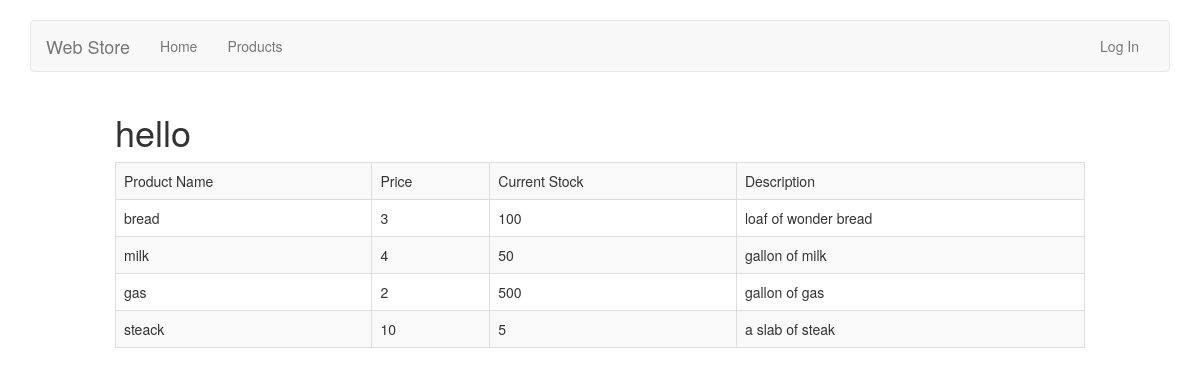
/product, run on an earlier commit of the app's database.
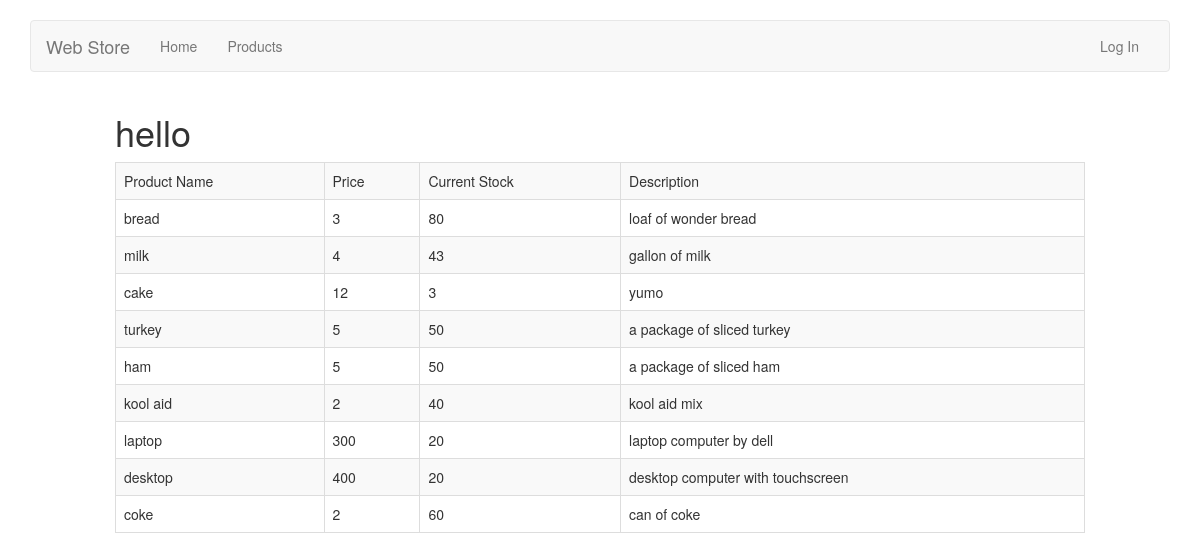
And on a later commit of the database.
### product/models.py (models this page shows)
class CreateProduct(models.Model):
	id = models.AutoField(primary_key=True)
	name = models.CharField(max_length=100)
	price = models.IntegerField()
	stock = models.IntegerField()
	description = models.TextField()
	active = models.BooleanField(default=True)

### product/views.py (the view, shortened to what this page needs)
# urls.py: url(r'^product', 'product.views.product', name = 'product'),
def product(request):
	title = 'welcome'
	queryset = CreateProduct.objects.filter(active=True)
	form = SearchProductForm(request.POST or None)
	context = {
		"title": title,
		"queryset": queryset,
		"form": form,
	}
	return render(request, "product.html", context)

### templates/product.html
{% extends 'base.html' %}
{% block content %}
<div class="col-xs-10 col-xs-offset-1">
	<h1> hello </h1>
	<table class='table table-striped table-bordered table-hover'>
		<tr><td>Product Name</td><td>Price</td><td>Current Stock</td><td>Description</td></tr>
	{% for obj in queryset %}
		<tr onclick="window.document.location='{% url 'order' obj.id %}';"><td>{{ obj.name }}</td><td>{{ obj.price }}</td><td>{{ obj.stock }}</td><td>{{ obj.description }}</td></tr>
	{% endfor %}
	</table>
</div>
{% endblock %}

What changed in the data, as far as the page shows it:
removed CreateProduct: name "gas", price "2", stock "500", description "gallon of gas"
removed CreateProduct: name "steack", price "10", stock "5", description "a slab of steak"
changed CreateProduct "bread": stock "100" → "80"
changed CreateProduct "milk": stock "50" → "43"
added CreateProduct: name "cake", price "12", stock "3", description "yumo"
added CreateProduct: name "turkey", price "5", stock "50", description "a package of sliced turkey"
added CreateProduct: name "ham", price "5", stock "50", description "a package of sliced ham"
added CreateProduct: name "kool aid", price "2", stock "40", description "kool aid mix"
added CreateProduct: name "laptop", price "300", stock "20", description "laptop computer by dell"
added CreateProduct: name "desktop", price "400", stock "20", description "desktop computer with touchscreen"
added CreateProduct: name "coke", price "2", stock "60", description "can of coke"
